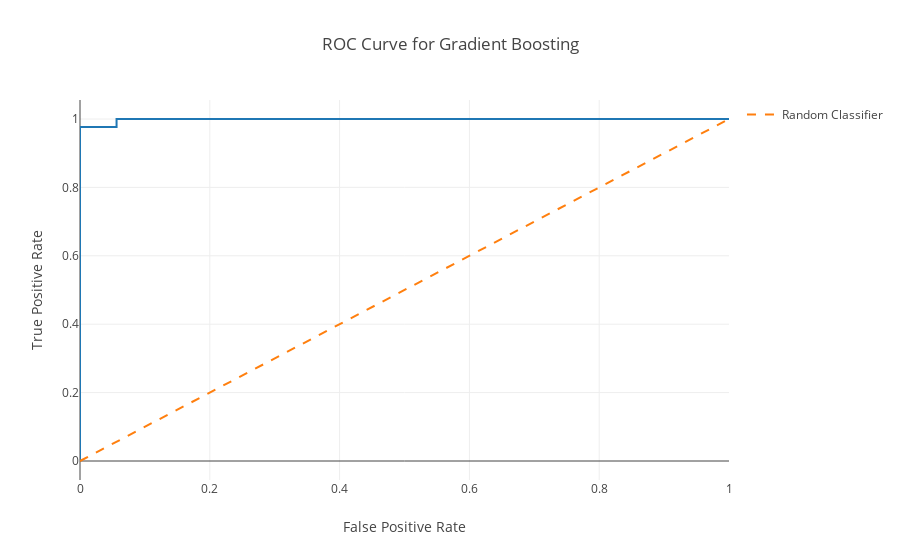

Notebook code cell kept with this figure:
### Markdown cell above
In this matrix, the two classes are represented as "0" and "1," where:

- Class 0 (labeled "0" in the matrix): Likely represents benign cases.
- Class 1 (labeled "1" in the matrix): Likely represents malignant cases.
Here's a breakdown of the confusion matrix values:

1. True Positives (Bottom-right, 41): The model correctly identified 41 malignant cases as malignant.
2. True Negatives (Top-left, 71): The model correctly identified 71 benign cases as benign.
3. False Positives (Top-right, 0): The model did not incorrectly classify any benign cases as malignant (perfect in this regard).
4. False Negatives (Bottom-left, 2): The model incorrectly classified 2 malignant cases as benign.

The model is highly accurate, with excellent precision and recall for both benign and malignant cases. The model has no false positives, meaning it does not incorrectly flag benign cases as malignant. However, it does have a small number of false negatives, where it incorrectly classifies some malignant cases as benign. This could be significant for a healthcare application, as missing malignant cases may have serious implications.

### Code cell
from sklearn import metrics
import plotly.express as px

# Get the predicted probabilities for the positive class (1)
fpr, tpr, _ = metrics.roc_curve(y_test, search_gb.predict_proba(X_test_final)[:,1])

# Plot the ROC curve using plotly
fig = px.line(x=fpr, y=tpr, title='ROC Curve for Gradient Boosting', labels={'x': 'False Positive Rate', 'y': 'True Positive Rate'}, template="none")
fig.add_scatter(x=[0, 1], y=[0, 1], mode='lines', line=dict(dash='dash'), name='Random Classifier')
fig.show()

### Figure 1 — Plotly figure (JSON) as saved in the notebook; plotly's stock layout.template omitted (floating-point values rounded to 4 significant figures)
{"data": [{"hovertemplate": "False Positive Rate=%{x}<br>True Positive Rate=%{y}<extra></extra>", "legendgroup": "", "line": {"color": "#1F77B4", "dash": "solid"}, "marker": {"symbol": "circle"}, "mode": "lines", "name": "", "orientation": "v", "showlegend": false, "type": "scatter", "x": [0, 0, 0, 0, 0, 0, 0, 0.05634, 0.05634, 0.6479, 0.7465, 0.8592, 0.9155, 0.9296, 0.9577, 1], "xaxis": "x", "y": [0, 0.02326, 0.06977, 0.2558, 0.3721, 0.6047, 0.9767, 0.9767, 1, 1, 1, 1, 1, 1, 1, 1], "yaxis": "y"}, {"line": {"dash": "dash"}, "mode": "lines", "name": "Random Classifier", "type": "scatter", "x": [0, 1], "y": [0, 1]}], "layout": {"legend": {"tracegroupgap": 0}, "title": {"text": "ROC Curve for Gradient Boosting"}, "xaxis": {"anchor": "y", "domain": [0, 1], "title": {"text": "False Positive Rate"}}, "yaxis": {"anchor": "x", "domain": [0, 1], "title": {"text": "True Positive Rate"}}}}
